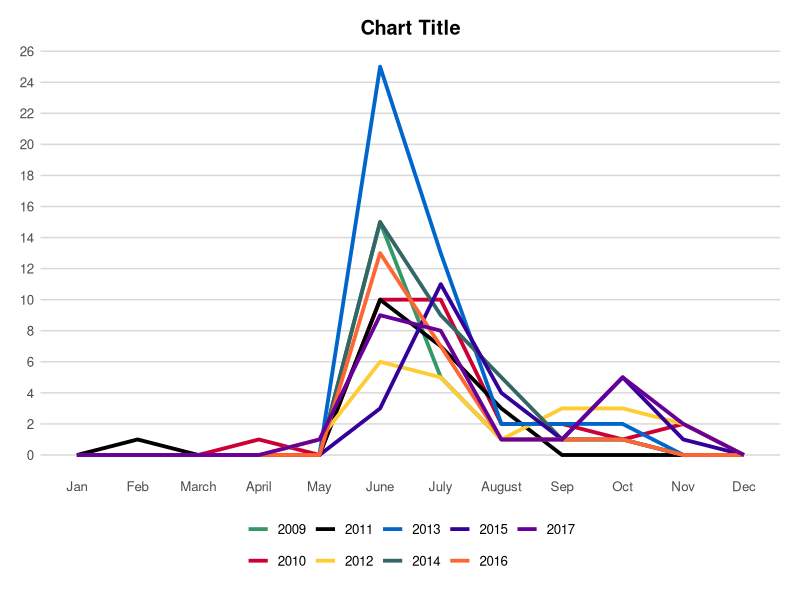

Here is the R script that generated this plot:
## ---- chunk 1
knitr::opts_chunk$set(echo = TRUE)
## ---- chunk 2
library(tidyverse)
library(readxl)
library(ggthemes)
## ---- chunk 3
cyclospora <- read_excel("cyclospora.xlsx")

# pivot the column
longcyclo <- pivot_longer(cyclospora,
  cols = 2:13,
  names_to = "month",
  values_to = "cases"
)

longcyclo

## ---- chunk 4
my_theme <- theme_hc() + theme(axis.ticks = element_blank(), legend.title = element_blank(), 
                               axis.title.x = element_blank(), axis.title.y = element_blank(), 
                               plot.margin = unit(c(5, 5, 5, 5), "mm"), 
                               plot.title = element_text(face = "bold", hjust = 0.5)) 

# year 2009 - 2017
my_colors <- c("#339966", "#CC0033", "#000000", "#FFCC33", "#0066CC","#336666","#330099", "#FF6633","#660099")
## ---- chunk 5
# get cols names from data 
month_names <- c(names(cyclospora[2:13])) 

# categorize the month by level order otherwise take default order i.e A-Z
longcyclo$month <- factor(longcyclo$month, levels = month_names) 

# categorize the year by default numerical order i.e 1-9 
longcyclo$year <- factor(longcyclo$year)

## ---- chunk 6
longcyclo %>% 
  ggplot(aes(x = month, y = cases, color = year, group = year)) +
  geom_line(size=1.3) + 
  labs(title = "Chart Title") +
  scale_color_manual(values = my_colors) +
  scale_y_continuous(breaks= seq(0, 30, 2)) + # seq(from =, to =, by =) 
  my_theme 
  
